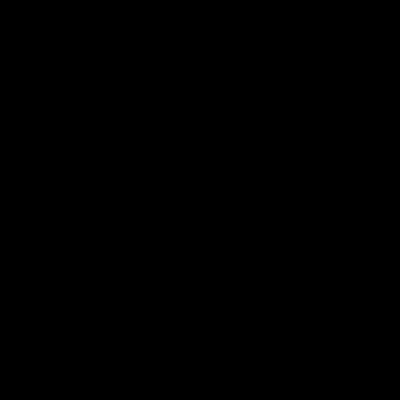
Frame 1 (no input)
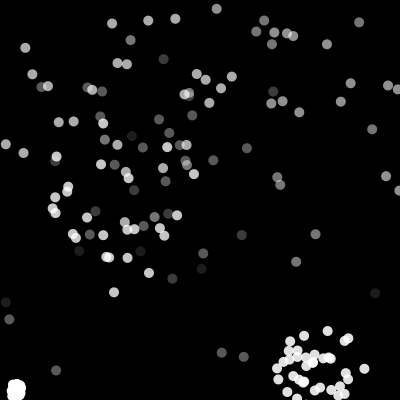
Frame 60 (the mouse pressed at the canvas centre just before this capture)
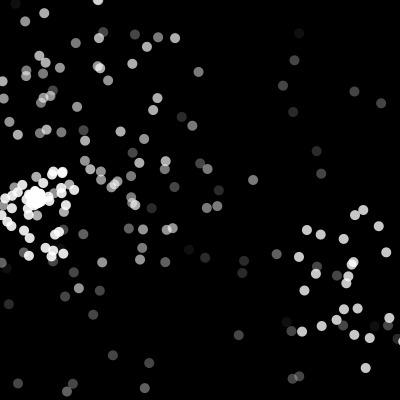
Frame 120 (the mouse held since frame 60 and released just before this capture)

The Processing sketch that drew these frames (run headless with seeded random() and noise(); from frame 60 on, the mouse is pressed at the canvas centre):

// Processing sketch: processing_85026
// ── processing_85026.pde

SplosionManager michaelBay;
int counter = 0;

void setup() {
  size (400, 400);
  michaelBay = new SplosionManager();
}

void draw() {
  counter ++;
  if (counter > 5) {
    michaelBay.addSplosion(random(width), random(height));
    counter = 0;
  }

  background(0);
  michaelBay.update();
  michaelBay.draw();
}

void mousePressed() {
  michaelBay.addSplosion(mouseX, mouseY);
}


class SplosionManager {
  ArrayList particles;

  int minParticles = 20;
  int maxParticles = 40;

  float minSpeed = 0.1;
  float maxSpeed = 0.4;

  float particleDuration = 1000;

  SplosionManager() {
    particles = new ArrayList();
  }

  void addSplosion(float x, float y) {
    int nParticles = (int)random(minParticles, maxParticles+1);
    for (int i = 0; i < nParticles; i++) {
      SplosionParticle particle = createParticle(x, y);
      particles.add(particle);
    }
  }

  void update() {
    float timeDiff = 1000.0/frameRate;
    this.update(timeDiff);
  }

  void update(float timeDiff) {
    for (int i = particles.size()-1; i >= 0 ; i--) {
      SplosionParticle p = (SplosionParticle)particles.get(i);
      p.update(timeDiff);
      if (p.timeToLive > particleDuration) {
        particles.remove(i);
      }
    }
  }

  void draw() {
    noStroke();
    for (int i = 0; i < particles.size(); i++) {
      SplosionParticle p = (SplosionParticle)particles.get(i);
      fill(255, map(p.timeToLive, 0, particleDuration, 255, 0));
      ellipse(p.x, p.y, 10, 10);
    }
  }

  SplosionParticle createParticle(float x, float y) {
    float speed = random(minSpeed, maxSpeed);
    float angle = random(TWO_PI);
    SplosionParticle particle = new SplosionParticle();
    particle.x = x;
    particle.y = y;
    particle.speedX = speed * cos(angle);
    particle.speedY = speed * sin(angle);
    return particle;
  }

  class SplosionParticle {
    float timeToLive;
    float x;
    float y;
    float speedX;
    float speedY;

    SplosionParticle() {
    }

    void update(float timeDiff) {
      timeToLive += timeDiff;
      x += speedX * timeDiff;
      y += speedY * timeDiff;
    }
  }
}
